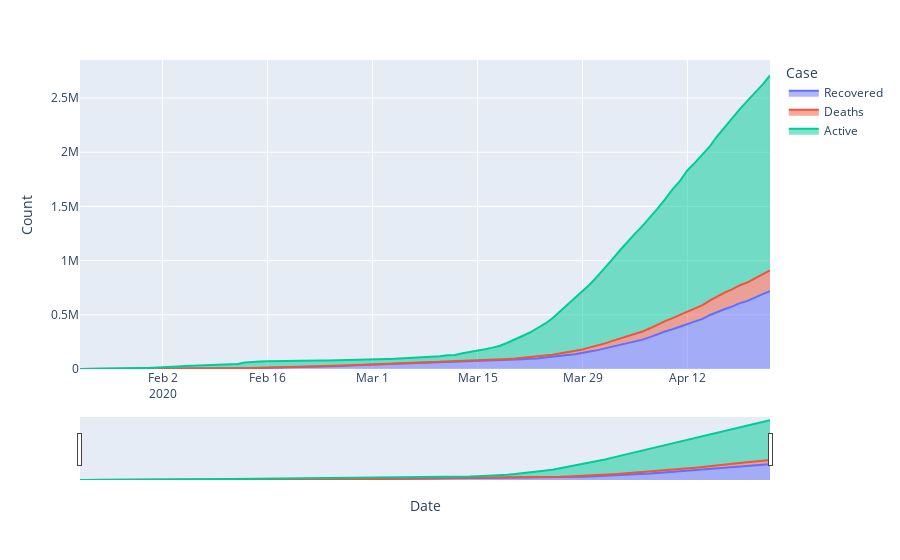

Notebook code cell kept with this figure:
### Markdown cell above
## Let us display the graph for cases over time

### Code cell
temp = total_data.groupby('Date')['Recovered','Deaths','Active'].sum().reset_index()
temp = temp.melt(id_vars="Date", value_vars=['Recovered', 'Deaths', 'Active'],var_name='Case', value_name='Count')
# temp
figure = px.area(temp,x='Date',y='Count',color='Case')
figure.update_layout(xaxis_rangeslider_visible=True)
# figure.update_layout(yaxis_rangeslider_visible=True)
figure.show()
